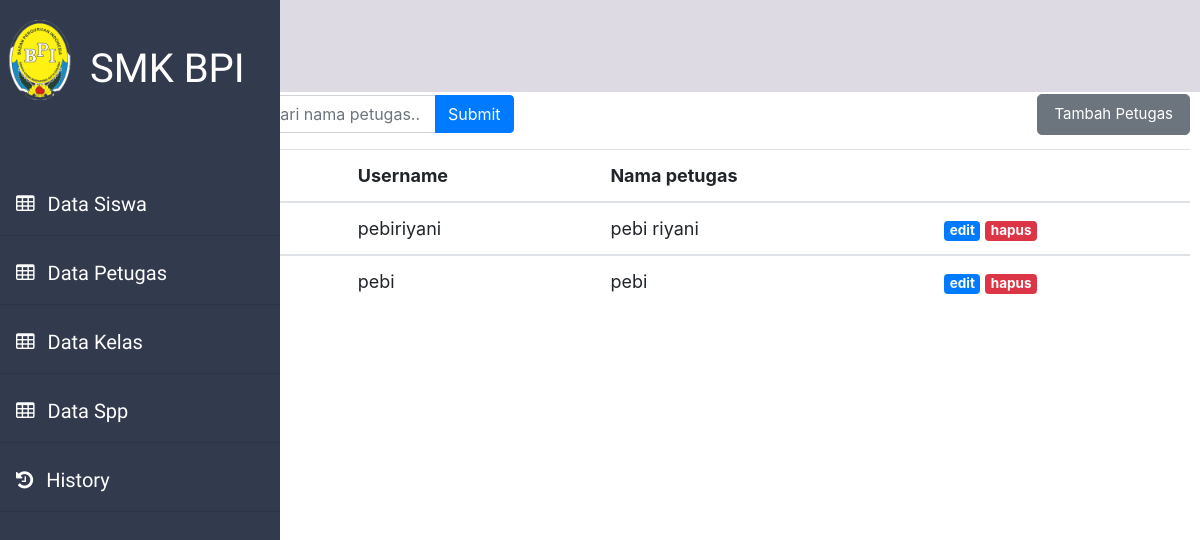
/data_petugas, run on the app's committed database.
### tables this page shows
CREATE TABLE `petugas` (
  `id_petugas` int(11) NOT NULL,
  `username` varchar(25) NOT NULL,
  `password` varchar(100) NOT NULL,
  `nama_petugas` varchar(35) NOT NULL,
  `level` enum('admin','petugas','','') NOT NULL
);

### application/controllers/Data_petugas.php (called while the page is built, shortened)
<?php
class Data_petugas extends CI_Controller
{
    public function __construct()
    {
        $this->load->model('M_data');
        $this->load->helper('url');
        $this->load->helper('form');
        $this->load->library('form_validation');
    }
    public function index()
    {
        $data['admin'] = $this->db->get_where('petugas', ['username' => $this->session->userdata('username')])->row_array();
        $this->load->library('pagination');
        if ($this->input->post('submit')) {
            $data['keyword'] = $this->input->post('keyword');
            $this->session->set_userdata('keyword', $data['keyword']);
        } else {
            $data['keyword'] =  $this->session->userdata('keyword');
        }
        $this->db->like('nama_petugas', $data['keyword']);
        $this->db->from('petugas');
        $config['per_page'] = 6;
        $data['start'] = $this->uri->segment(3);
        $data['petugas'] = $this->M_data->getpetugas($config['per_page'], $data['start'], $data['keyword']);
        $data['title'] = 'data petugas';
        $this->load->view('main/admin/header', $data);
        $this->load->view('main/admin/data_petugas', $data);
        $this->load->view('main/admin/footer', $data);
    }
}

### index.php (called while the page is built, shortened)
<?php
require_once BASEPATH.'core/CodeIgniter.php';

### application/config/config.php (called while the page is built, shortened)
<?php
$config['base_url'] = 'http://localhost/spp';
$config['index_page'] = '';
$config['uri_protocol']    = 'REQUEST_URI';
$config['url_suffix'] = '';
$config['language']    = 'english';
$config['charset'] = 'UTF-8';
$config['enable_hooks'] = FALSE;
$config['subclass_prefix'] = 'MY_';
$config['composer_autoload'] = FALSE;
$config['permitted_uri_chars'] = 'a-z 0-9~%.:_\-';
$config['enable_query_strings'] = FALSE;
$config['controller_trigger'] = 'c';
$config['function_trigger'] = 'm';
$config['directory_trigger'] = 'd';
$config['allow_get_array'] = TRUE;
$config['log_threshold'] = 0;
$config['log_path'] = '';
$config['log_file_extension'] = '';
$config['log_file_permissions'] = 0644;
$config['log_date_format'] = 'Y-m-d H:i:s';
$config['error_views_path'] = '';
$config['cache_path'] = '';
$config['cache_query_string'] = FALSE;
$config['encryption_key'] = '';
$config['sess_driver'] = 'files';
$config['sess_cookie_name'] = 'ci_session';
$config['sess_expiration'] = 7200;
$config['sess_save_path'] = NULL;
$config['sess_match_ip'] = FALSE;
$config['sess_time_to_update'] = 300;
$config['sess_regenerate_destroy'] = FALSE;
$config['cookie_prefix']    = '';
$config['cookie_domain']    = '';
$config['cookie_path']        = '/';
$config['cookie_secure']    = FALSE;
$config['cookie_httponly']     = FALSE;
$config['standardize_newlines'] = FALSE;
$config['global_xss_filtering'] = FALSE;
$config['csrf_protection'] = FALSE;
$config['csrf_token_name'] = 'csrf_test_name';
$config['csrf_cookie_name'] = 'csrf_cookie_name';
$config['csrf_expire'] = 7200;
$config['csrf_regenerate'] = TRUE;
$config['csrf_exclude_uris'] = array();
$config['compress_output'] = FALSE;
$config['time_reference'] = 'local';
$config['rewrite_short_tags'] = FALSE;
$config['proxy_ips'] = '';

### application/config/pagination.php (called while the page is built, shortened)
<?php
$config['num_links'] = 5;
$config['first_link']       = 'First';
$config['last_link']        = 'Last';
$config['next_link']        = 'Next';
$config['prev_link']        = 'Prev';
$config['full_tag_open']    = '<div class="pagging text-center"><nav><ul class="pagination justify-content-center">';
$config['full_tag_close']   = '</ul></nav></div>';
$config['num_tag_open']     = '<li class="page-item"><span class="page-link">';
$config['num_tag_close']    = '</span></li>';
$config['cur_tag_open']     = '<li class="page-item active"><span class="page-link">';
$config['cur_tag_close']    = '<span class="sr-only">(current)</span></span></li>';
$config['next_tag_open']    = '<li class="page-item"><span class="page-link">';

### application/models/M_data.php (called while the page is built, shortened)
<?php
class M_data extends CI_model
{
    public function getpetugas($limit, $start, $keyword = null)
    {
        return $this->db->get('petugas', $limit, $start)->result_array();
    }
}

### application/views/main/admin/data_petugas.php (the view, shortened to what this page needs)
<div class="main">
    <div class="row">
        <div class="col-md-4">
            <form action="<?= base_url('data_petugas') ?>" method="POST">
                <div class="input-group mb-3">
                    <input type="text" class="form-control" placeholder="cari nama petugas.."
                        aria-label="Recipient's username" name="keyword" autocomplete="off" autofocus>
                    <div class="input-group-append">
                        <input class="btn btn-primary" type="submit" id="button-addon2" name="submit">
                    </div>
                </div>
            </form>
        </div>
    </div>
    <button type="submit" class="tambah btn btn-secondary btn-lg" data-toggle="modal" data-target="#exampleModalCenter">
        Tambah Petugas</button>
    <table class="table">
        <thead>
            <tr>
                <th scope="col">No</th>
                <th scope="col">Username</th>
                <th scope="col">Nama petugas</th>
                <th scope="col"></th>
            </tr>
        </thead>
        <tbody>
            <?php
            foreach ($petugas as $p) :
                ++$start;
            ?>
            <tr>
                <th scope="row"><?= $start ?></th>
                <td><?= $p['username']; ?></td>
                <td><?= $p['nama_petugas']; ?></td>
                <td><a href="<?= base_url('data_petugas/editDataPetugas/'); ?><?= $p['id_petugas'] ?>"
                        class="badge badge-primary ">edit</a>
                    <a href="<?= base_url('data_petugas/hapusDataPetugas/'); ?><?= $p['id_petugas']; ?>"
                        class="badge badge-danger" onclick="return confirm('hapus data siswa?');">hapus</a>
                </td>
            </tr>
        </tbody>
        <?php endforeach; ?>
    </table>
</div>

### assets/css1.css (style rules this page uses)
.main { margin-left: 200px; font-size: 18px; padding: 0px 10px; margin-left: 19%; }
.main .row { width: 90%; margin-left: 5px; margin-top: 10%; }
.main table { font-size: large; }
.main .tambah { float: right; margin-bottom: 10px; margin-top: -55px; font-size: 15px; }

### data on the page
petugas: username "pebiriyani", nama_petugas "pebi riyani"
petugas: username "pebi", nama_petugas "pebi"
